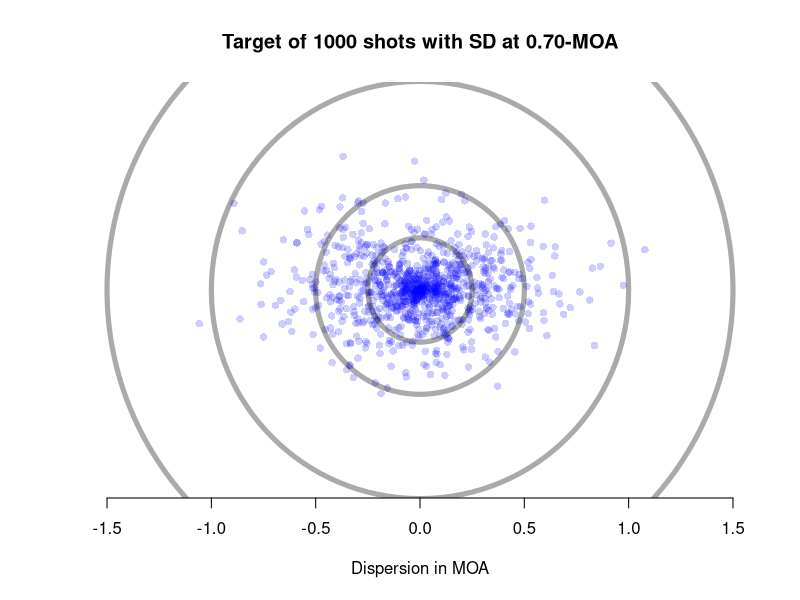
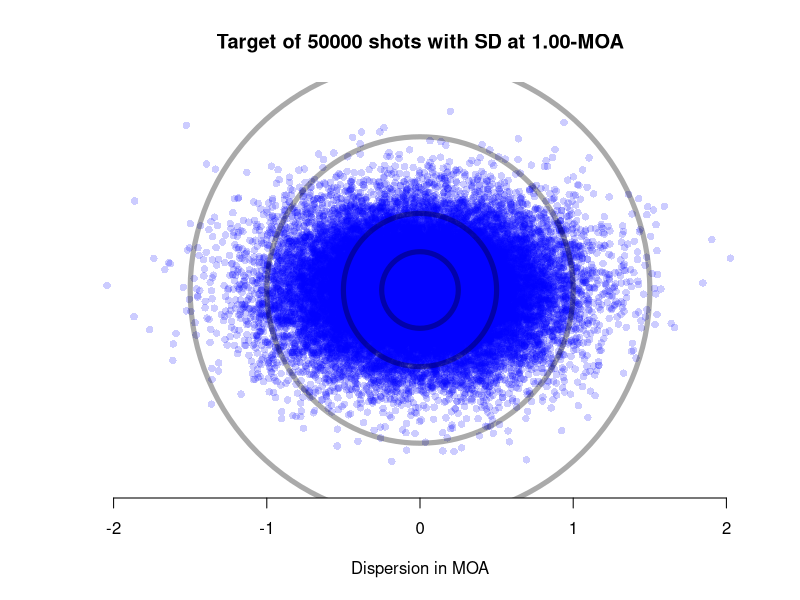
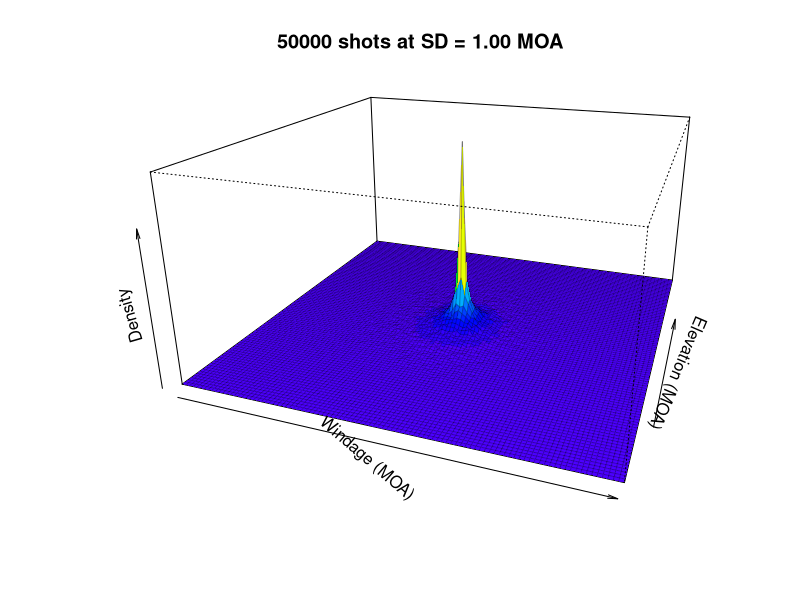

Reproduce these figures in R, in order.
polarx <- function(radius, theta) { radius * cos(theta) }
polary <- function(radius, theta) { radius * sin(theta) }

target <- function(moa, count) {
       r <- rnorm(count*100, 0, moa/2.0);
       r <- sample(r, count);
       a <- (sample(0:100000, count)/100000)*pi;
       p <- list(x=polarx(r,a), y=polary(r,a));
       m <- max(abs(c(p$x,p$y,1.5)));
       l <- c(-m,m);
       t <- c(0.5,1,2,3);
       plot.new();
       frame();
       plot.window(xlim=l,ylim=l);
       points(p,pch=16,col='#0000ff33');
       symbols(rep(0,length(t)),rep(0,length(t)),circles=t/2.0,add=T,lwd=5,inches=F,fg="#00000055")
       axis(1);
       title(main=sprintf("Target of %d shots with SD at %.2f-MOA", count, moa), xlab="Dispersion in MOA");
       list(x=p$x,y=p$y)
}

group <- function(l) {
      x <- l$x;
      y <- l$y;
      md <- 0;
      for(i in 1:length(x)) {
            for(j in 1:length(x)) {
                  dist <- sqrt((x[i] - x[j])^2 + (y[i] - y[j])^2);
                  if(dist > md) md = dist;
            }
      }
      md
}

groups <- function(count,points) {
       sizes <- c();
       for(i in 1:(length(points$x) - count + 1)) {
             p <- list(x=points$x[seq(i,i+count-1)],
                       y=points$y[seq(i,i+count-1)]);
             sizes <- c(sizes,group(p));
       }
       sizes
}

testRifle <- function(moa, count=1000) {
  r <- target(moa,count)
  for(i in 2:20) { 
    g <- mean(groups(i,r));
    print(sprintf("%4g %4d shot groups, size: %.2f, factor: %.2f", floor(count/i), i, g, moa/g));
  }
}
testRifle(0.7)

rsurf <- function(moa=1) {
    gran <- 100
    ncol <- 32
    totl <- 50000
    r <- target(moa,totl)
    #r$x <- r$x[r$x > -1.2*moa & r$x < 1.2*moa]
    #r$y <- r$y[r$y > -1.2*moa & r$y < 1.2*moa]
    sx <- split(r$x,cut(r$x, breaks=gran))
    sy <- split(r$y,cut(r$y, breaks=gran))
    pz <- 1:(gran*gran)
    count <- 1
    for(i in 1:gran) {
          for(j in 1:gran) {
                xs <- r$x %in% sx[[j]]
                ys <- r$y %in% sy[[i]]
                pz[count] <- length((1:gran)[xs & ys])
                count <- count + 1
          }
    }
    m <- matrix(pz, gran, gran)
    nr <- nrow(m)
    nc <- ncol(m)
    mf <- m[-1,-1] + m[-1,-nc] + m[-nr,-1] + m[-nr, -nc]
    cols <- cut(mf, ncol)
    ramp <- topo.colors(ncol)[cols]
    persp(seq(min(r$x), max(r$x), length=(gran)),
          seq(min(r$y), max(r$y), length=(gran)),
          m, theta = 20, phi = 20, box=T,
          xlab="Windage (MOA)", ylab="Elevation (MOA)",
          zlab="Density", expand=0.5,
          col=ramp, border="#00000033", bg="black")
    title(main=sprintf("%g shots at SD = %.2f MOA", totl, moa))
    cols
}
c <- rsurf()
